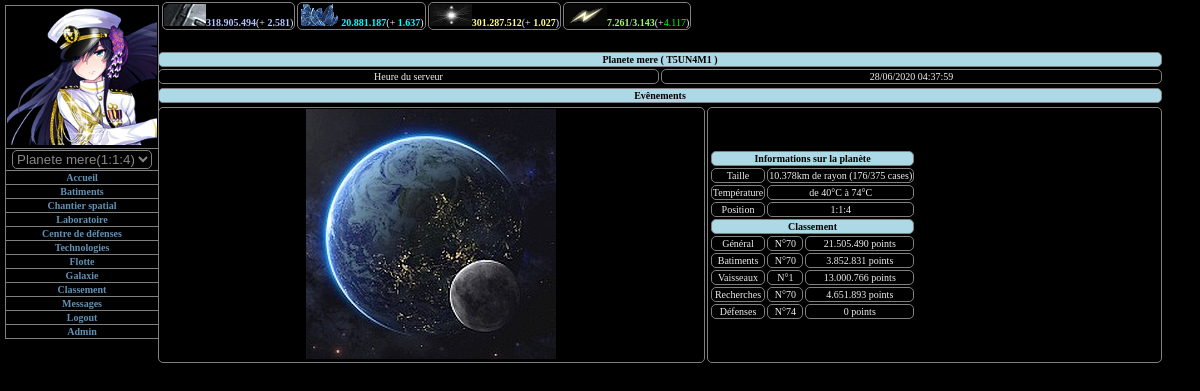
The app's page /game.php?a=accueil (signed in) with its own data.
### tables this page shows
CREATE TABLE IF NOT EXISTS `pf_planet` (
  `id` int(10) unsigned NOT NULL,
  `userid` int(10) unsigned NOT NULL,
  `name` varchar(32) NOT NULL,
  `ismain` tinyint(1) NOT NULL,
  `g` smallint(5) unsigned NOT NULL,
  `s` smallint(5) unsigned NOT NULL,
  `p` smallint(5) unsigned NOT NULL,
  `img` smallint(5) unsigned NOT NULL,
  PRIMARY KEY (`id`),
  UNIQUE KEY `id` (`id`),
  UNIQUE KEY `g` (`g`,`s`,`p`),
  KEY `id_2` (`id`,`userid`,`g`,`s`,`p`)
);

CREATE TABLE IF NOT EXISTS `pf_planetdata` (
  `planetid` int(10) unsigned NOT NULL,
  `lastupdate` int(11) NOT NULL,
  `case` smallint(5) unsigned NOT NULL,
  `ratio102` tinyint(3) unsigned NOT NULL DEFAULT '100',
  `ratio103` tinyint(3) unsigned NOT NULL DEFAULT '100',
  `ratio104` tinyint(3) unsigned NOT NULL DEFAULT '100',
  `ratio105` tinyint(3) unsigned NOT NULL DEFAULT '100',
  `ratio106` tinyint(3) unsigned NOT NULL DEFAULT '0',
  `ratio206` tinyint(3) unsigned NOT NULL DEFAULT '100',
  `0` decimal(30,9) unsigned NOT NULL,
  `1` decimal(30,9) unsigned NOT NULL,
  `2` decimal(30,9) unsigned NOT NULL,
  `100` tinyint(3) unsigned NOT NULL,
  `101` tinyint(3) unsigned NOT NULL,
  `102` tinyint(3) unsigned NOT NULL,
  `103` tinyint(3) unsigned NOT NULL,
  `104` tinyint(3) unsigned NOT NULL,
  `105` tinyint(3) unsigned NOT NULL,
  `106` tinyint(3) unsigned NOT NULL,
  `107` tinyint(3) unsigned NOT NULL,
  `108` tinyint(3) unsigned NOT NULL,
  `109` tinyint(3) unsigned NOT NULL,
  `110` tinyint(3) unsigned NOT NULL,
  `111` tinyint(3) unsigned NOT NULL,
  `112` tinyint(3) unsigned NOT NULL,
  `113` tinyint(3) unsigned NOT NULL,
  `114` tinyint(3) unsigned NOT NULL,
  `200` bigint(20) unsigned NOT NULL,
  `201` bigint(20) unsigned NOT NULL,
  `202` bigint(20) unsigned NOT NULL,
  `203` bigint(20) unsigned NOT NULL,
  `204` bigint(20) unsigned NOT NULL,
  `205` bigint(20) unsigned NOT NULL,
  `206` bigint(20) unsigned NOT NULL,
  `207` bigint(20) unsigned NOT NULL,
  `208` bigint(20) unsigned NOT NULL,
  `209` bigint(20) unsigned NOT NULL,
  `210` bigint(20) unsigned NOT NULL,
  `211` bigint(20) unsigned NOT NULL,
  `212` bigint(20) unsigned NOT NULL,
  `213` bigint(20) unsigned NOT NULL,
  `214` bigint(20) unsigned NOT NULL,
  `215` bigint(20) unsigned NOT NULL,
  `216` bigint(20) unsigned NOT NULL,
  `217` bigint(20) unsigned NOT NULL,
  `400` bigint(20) unsigned NOT NULL,
  `401` bigint(20) unsigned NOT NULL,
  `402` bigint(20) unsigned NOT NULL,
  `403` bigint(20) unsigned NOT NULL,
  `404` bigint(20) unsigned NOT NULL,
  `405` bigint(20) unsigned NOT NULL,
  `406` bigint(20) unsigned NOT NULL,
  `407` bigint(20) unsigned NOT NULL,
  `408` bigint(20) unsigned NOT NULL,
  `409` bigint(20) unsigned NOT NULL,
  PRIMARY KEY (`planetid`),
  UNIQUE KEY `planetid` (`planetid`),
  KEY `planetid_2` (`planetid`)
);

CREATE TABLE IF NOT EXISTS `pf_rank` (
  `userid` int(10) unsigned NOT NULL,
  `points` bigint(20) unsigned NOT NULL,
  `buildingpoints` bigint(20) unsigned NOT NULL,
  `fleetpoints` bigint(20) unsigned NOT NULL,
  `researchpoints` bigint(20) unsigned NOT NULL,
  `defensepoints` bigint(20) unsigned NOT NULL,
  `rank` smallint(5) unsigned NOT NULL,
  `buildingrank` smallint(5) unsigned NOT NULL,
  `fleetrank` smallint(5) unsigned NOT NULL,
  `researchrank` smallint(5) unsigned NOT NULL,
  `defenserank` smallint(5) unsigned NOT NULL,
  `changepoints` bigint(20) NOT NULL,
  `changebuildingpoints` bigint(20) NOT NULL,
  `changefleetpoints` bigint(20) NOT NULL,
  `changeresearchpoints` bigint(20) NOT NULL,
  `changedefensepoints` bigint(20) NOT NULL,
  `changerank` smallint(6) NOT NULL,
  `changebuildingrank` smallint(6) NOT NULL,
  `changefleetrank` smallint(6) NOT NULL,
  `changeresearchrank` smallint(6) NOT NULL,
  `changedefenserank` smallint(6) NOT NULL,
  PRIMARY KEY (`userid`),
  UNIQUE KEY `userid` (`userid`),
  KEY `userid_2` (`userid`)
);

### game.php (the view, shortened to what the rows shown need)
<?php
include './inc/gLazy.php';
$pages = array(
    "home",
    "buildings",
    "laboratory",
    "shipyard",
    "defensecenter",
    "fleet",
    "techtree",
    "tech",
    "galaxy",
    "sendmsg",
    "readmsg",
    "rc",
    "logout",
    "ranking"
)
?>
<!DOCTYPE html>
<html>
    <head>
        <link rel="stylesheet" href="./script/jquery.qtip.min.css">
        <link rel="stylesheet" type="text/css" href="<?php echo $_SESSION['skin']?>skin.css" />
    </head>
    <body>
        <div id="page">
            <div id="ressourcePanel">
                <table class="ressourcePanel"><tr>
                    <?php
                        $planetData = $planet->getData();
                        foreach($list['ressources'] AS $key){
                            echo '<td><img src="'.$_SESSION['skin'].'ressources/res'.$key.'.gif" />';
                            if($var[$key]['isPalpable']){
                                echo  displayRessource($key,$planet->getData($key)) . '(+ '.displayRessource($key,$planetData['production'][$key]).')';
                            } else {
                                $balance = $planetData[$key] - $planetData['production'][$key];
                                if($balance >= 0){
                                     echo displayRessource($key,$planetData[$key]) . "/" . displayRessource($key,$planetData['production'][$key]) . "(+".color($balance) . ")";
                                }
                            }
                            echo'</td>';
                        }
                    ?>
                </tr></table>
            </div>
            <div id="main">
                    <?php
                        include PAGES_PATH . (isset($_GET['a']) && (in_array($_GET['a'],$pages)) ? $_GET['a'] : $pages[0]) . PHPEX;
                    ?>
            </div>
        </div>
    </body>
</html>

### inc/function.php (shortened to what the rows shown need)
<?php
 function format($int){
    return number_format($int,0,',','.');
 }
 function color($int){
    if($int > 0){
        return '<span class="good">'.format($int).'</span>';
    }else if($int < 0){
        return '<span class="bad">'.format($int).'</span>';
    }else{
        return '<span class="average">'.format($int).'</span>';
    }
 }
 function displayRessource($id,$amount){
    return '<span class=\'res'.$id.'\'>'.format($amount).'</span>';
 }
 ?>

### gamepages/home.php (shortened to what the rows shown need)
<?php
$req = $pdo->prepare('SELECT * FROM '.table('rank').' WHERE userid=:userid');
$req->bindValue(':userid',$_SESSION['userid'],PDO::PARAM_INT);
$req->execute();
$rank = $req->fetch(PDO::FETCH_ASSOC);
?>
<table class="content">
    <tr>
        <th colspan="2"><?php echo $planet->getPlanetName()?> ( <?php echo $_SESSION['username']?> )</th>
    </tr>
</table>
<table class="content2">
    <tr>
        <th colspan="2">Evênements</th>
    </tr>
</table>
<table class="content2">
    <tr>
        <td>
            <table>
                <tr>
                    <th colspan="3">Informations sur la planète</th>
                </tr>
                <tr>
                    <td>Taille</td>
                    <td colspan="2"><?php echo format($planet->getPlanetRadius()) . 'km de rayon ('.$planet->getPlanetUsedCases().'/'.$planet->getPlanetCases().' cases)'?></td>
                </tr>
                <tr>
                    <td>Température</td>
                    <td colspan="2"><?php echo $planet->getPlanetTemperature()?></td>
                </tr>
                <tr>
                    <td>Position</td>
                    <td colspan="2"><?php echo $planet->getPlanetLocation()->toString()?></td>
                </tr>
                <tr>
                    <th colspan="3">Classement</th>
                </tr>
                <tr>
                    <td>Général</td>
                    <td>N°<?php echo  format($rank['rank'])?></td>
                    <td><?php echo format($rank['points'])?> points</td>
                </tr>
                <tr>
                    <td>Batiments</td>
                    <td>N°<?php echo  format($rank['buildingrank'])?></td>
                    <td><?php echo format($rank['buildingpoints'])?> points</td>
                </tr>
                <tr>
                    <td>Vaisseaux</td>
                    <td>N°<?php echo  format($rank['fleetrank'])?></td>
                    <td><?php echo  format($rank['fleetpoints'])?> points</td>
                </tr>
                    <tr>
                    <td>Recherches</td>
                    <td>N°<?php echo  format($rank['researchrank'])?></td>
                    <td><?php echo  format($rank['researchpoints'])?> points</td>
                </tr>
                <tr>
                    <td>Défenses</td>
                    <td>N°<?php echo  format($rank['defenserank'])?></td>
                    <td><?php echo  format($rank['defensepoints'])?> points</td>
                </tr>
            </table>
        </td>
    </tr>
</table>

### records on screen
pf_planet: pf_planetdata.0 "318.905.494", pf_planetdata.1 "20.881.187", pf_planetdata.2 "301.287.512", pf_planetdata.211 "4.117", name "Planete mere", pf_planetdata.case "10.378", pf_planetdata.case "375", p "de 40°C à 74°C", $planet->getPlanetLocation()->toString() "1:1:4"
pf_rank: rank "70", points "21.505.490", buildingrank "70", buildingpoints "3.852.831", fleetrank "1", fleetpoints "13.000.766", researchrank "70", researchpoints "4.651.893", defenserank "74", defensepoints "0"

### other values on screen
format($amount) "2.581"
format($amount) "1.637"
format($amount) "1.027"
format($amount) "7.261 3.143"
$_SESSION['username'] "T5UN4M1"
$planet->getPlanetUsedCases() "176"
form field newPlanet "Planete mere(1:1:4)"
